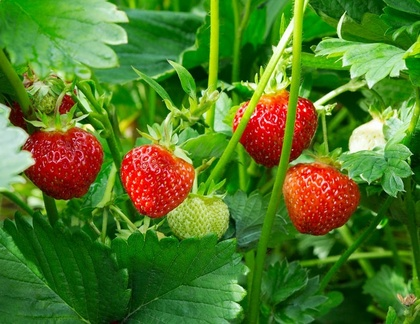
%> input picture Images/5/Strawberry.jpg, 420 x 324 px, shrunk from 800 x 617 before the run
$ octave color_slicing.m   (GNU Octave 9; MATLAB toolbox functions it lacks are replaced by stand-ins)
%> lines starting %> are read from the running program, lines starting %| are printed output that depends on the picture
clc, close all, clear all

image = imread('..\Images\5\Strawberry.jpg');
%> image is the input picture: size 324x420x3 uint8; mean R, G, B 81.3, 120, 38.5

% Convert to double.
image = im2double(image); % all values will be between 0 and 1
%> image: size 324x420x3 double

figure(1);
imshow(image);

[M, N, colorSpace] = size(image);
%> M = 324; N = 420; colorSpace = 3

red   = image(:,:,1);
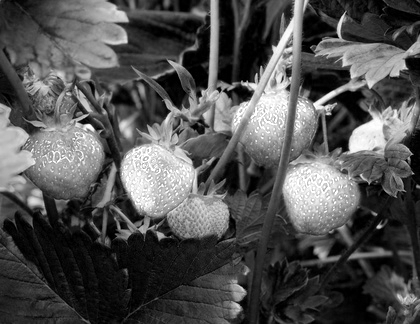
%> red: size 324x420 double; min 0, max 1, mean 0.319
green = image(:,:,2);
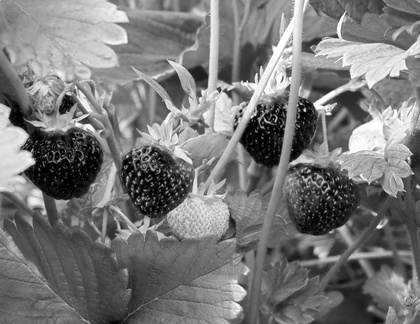
%> green: size 324x420 double; min 0, max 1, mean 0.471
blue  = image(:,:,3);
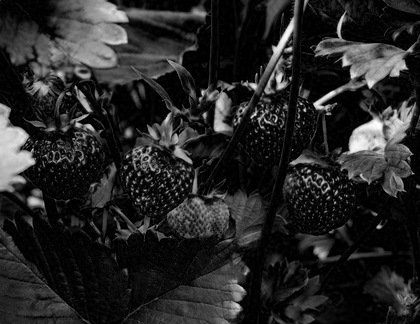
%> blue: size 324x420 double; min 0, max 1, mean 0.151

sample_color = [0.6863, 0.1608, 0.1922];

radius = 0.315;


for i=1:M
    for j=1:N

        sum = (red(i,j) - sample_color(1))^2 + (green(i,j) - sample_color(2))^2 + (blue(i,j) - sample_color(3))^2;
        if sum > radius^2 % if sum was outside of the sphere
            image(i,j,1) = 0.5;
            image(i,j,2) = 0.5;
            image(i,j,3) = 0.5;
        end

    end
end
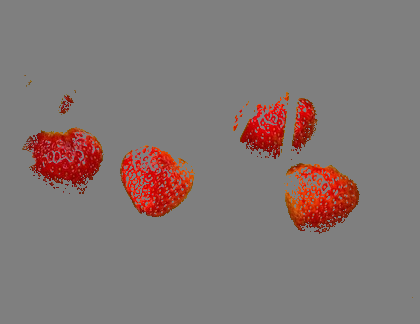
%> image: size 324x420x3 double; mean R, G, B 0.517, 0.47, 0.463

figure(2);
imshow(image);
